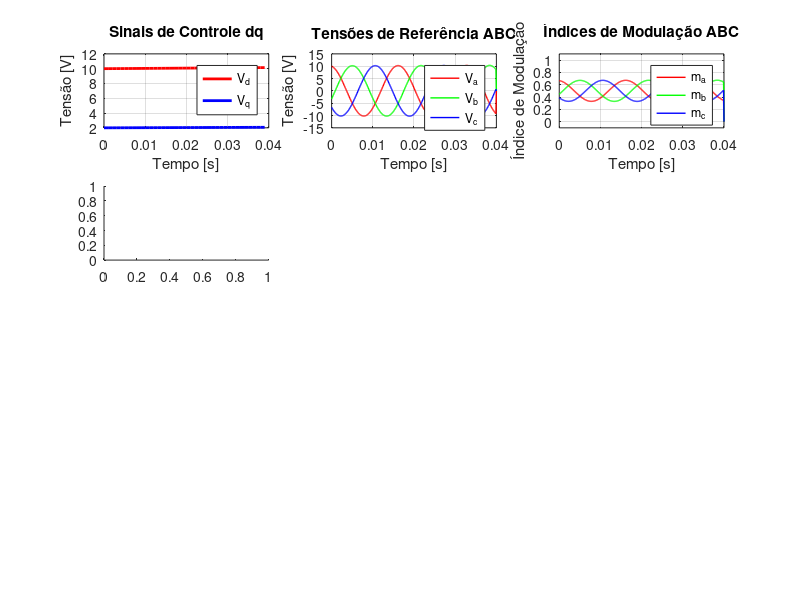

Recreate this plot in MATLAB. (Note: this script raises an error after producing the figure.)
%% CÓDIGO COMPLETO CORRIGIDO - CONVERSÃO + PWM + CORRENTES
clear; clc; close all;

% Parâmetros do sistema
f = 60;              % Frequência fundamental [Hz]
f_pwm = 10000;       % Frequência PWM [Hz]  
f_control = 1000;    % Frequência controle [Hz]
Ts_pwm = 1/f_pwm;
Ts_control = 1/f_control;
Tsim = 0.04;         % Tempo de simulação [s]

Vdc = 60;            % Tensão DC-link [V]
omega = 2*pi*f;      % Frequência angular

% Matriz de Clarke inversa
K_inv = [1, 0; -1/2, sqrt(3)/2; -1/2, -sqrt(3)/2];

% Vetores de tempo
t = 0:Ts_pwm:Tsim;
N = length(t);

% Inicializar arrays
u_d_array = 10 + 3*sin(2*pi*2*t(1:floor(Tsim/Ts_control))); % Exemplo Vd
u_q_array = 2 + 1*sin(2*pi*3*t(1:floor(Tsim/Ts_control)));  % Exemplo Vq

va_ref = zeros(1,N); vb_ref = zeros(1,N); vc_ref = zeros(1,N);
ma = zeros(1,N); mb = zeros(1,N); mc = zeros(1,N);
ga = zeros(1,N); gb = zeros(1,N); gc = zeros(1,N);

% Portadora triangular
carrier = sawtooth(2*pi*f_pwm*t + pi/2, 0.5);

fprintf('=== INICIANDO SIMULAÇÃO ===\n');
fprintf('Tempo total: %.0f ms\n', Tsim*1000);
fprintf('Amostras PWM: %d\n', N);
fprintf('Amostras controle: %d\n', length(u_d_array));

%% CONVERSÃO + PWM (CÓDIGO CORRIGIDO)
ind = length(u_d_array);

for k = 1:ind
    u_d = u_d_array(k);
    u_q = u_q_array(k);
    t_start = (k-1)*Ts_control;
    t_end = min(k*Ts_control, Tsim);
    idxs = find(t >= t_start & t < t_end);
    
    for jj = 1:length(idxs)
        ti = t(idxs(jj));
        theta = omega * ti;
        
        % 1. Inverse Park (dq → αβ)
        v_alpha = cos(theta)*u_d - sin(theta)*u_q;
        v_beta  = sin(theta)*u_d + cos(theta)*u_q;
        
        % 2. Inverse Clarke (αβ → abc)
        vabc = K_inv * [v_alpha; v_beta];
        va = vabc(1); vb = vabc(2); vc = vabc(3);
        
        % 3. CORREÇÃO CRÍTICA: Normalização para modulação 0-1
        % Para SPWM com offset, precisamos garantir 0 ≤ m ≤ 1
        ma_i = (va / (Vdc/2) + 1) / 2;  % Normaliza para [0,1]
        mb_i = (vb / (Vdc/2) + 1) / 2;
        mc_i = (vc / (Vdc/2) + 1) / 2;
        
        % 4. Saturação rigorosa entre 0 e 1
        ma_i = max(min(ma_i, 1), 0);
        mb_i = max(min(mb_i, 1), 0); 
        mc_i = max(min(mc_i, 1), 0);
        
        % 5. Armazenar valores
        va_ref(idxs(jj)) = va;
        vb_ref(idxs(jj)) = vb; 
        vc_ref(idxs(jj)) = vc;
        ma(idxs(jj)) = ma_i;
        mb(idxs(jj)) = mb_i;
        mc(idxs(jj)) = mc_i;
        
        % 6. Geração PWM (comparação com portadora 0-1)
        carrier_val = (carrier(idxs(jj)) + 1) / 2;  % Portadora em [0,1]
        ga(idxs(jj)) = ma_i > carrier_val;
        gb(idxs(jj)) = mb_i > carrier_val;
        gc(idxs(jj)) = mc_i > carrier_val;
    end
    
    if mod(k, 10) == 0
        fprintf('Processado: %.1f%%\n', (k/ind)*100);
    end
end

fprintf('Conversão e PWM concluídos!\n');

%% SIMULAÇÃO DAS CORRENTES
fprintf('\n=== SIMULANDO CORRENTES ===\n');

% Parâmetros da carga
R_load = 10;     % Resistência [Ω]
L_load = 0.01;   % Indutância [H]

% Tensões de fase do conversor
V_an = (ga - 1/3) * Vdc;  % Tensão fase A-neutro
V_bn = (gb - 1/3) * Vdc;  % Tensão fase B-neutro  
V_cn = (gc - 1/3) * Vdc;  % Tensão fase C-neutro

% Simulação das correntes (modelo simplificado)
I_a = zeros(1,N);
I_b = zeros(1,N); 
I_c = zeros(1,N);

% Filtro para suavizar as correntes
[b, a] = butter(2, 2*pi*500/(f_pwm/2));

I_a_filtered = filter(b, a, V_an) / R_load;
I_b_filtered = filter(b, a, V_bn) / R_load;
I_c_filtered = filter(b, a, V_cn) / R_load;

fprintf('Correntes simuladas!\n');

%% VERIFICAÇÃO DOS ÍNDICES DE MODULAÇÃO
fprintf('\n=== VERIFICAÇÃO DOS ÍNDICES DE MODULAÇÃO ===\n');

fprintf('Índices de modulação:\n');
fprintf('ma: [%.3f, %.3f] ✓\n', min(ma), max(ma));
fprintf('mb: [%.3f, %.3f] ✓\n', min(mb), max(mb)); 
fprintf('mc: [%.3f, %.3f] ✓\n', min(mc), max(mc));

if all(ma >= 0 & ma <= 1) && all(mb >= 0 & mb <= 1) && all(mc >= 0 & mc <= 1)
    fprintf('✅ TODOS os índices entre 0 e 1!\n');
else
    fprintf('❌ ALGUM índice fora do range [0,1]!\n');
end

%% PLOTAGEM COMPLETA DOS RESULTADOS
fprintf('\n=== GERANDO GRÁFICOS ===\n');

figure('Position', [50, 50, 1400, 1000]);

% 1. Sinais de controle dq
subplot(4,3,1);
t_control_plot = 0:Ts_control:(length(u_d_array)-1)*Ts_control;
plot(t_control_plot, u_d_array, 'r-', 'LineWidth', 2); hold on;
plot(t_control_plot, u_q_array, 'b-', 'LineWidth', 2);
title('Sinais de Controle dq');
xlabel('Tempo [s]');
ylabel('Tensão [V]');
legend('V_d', 'V_q', 'Location', 'best');
grid on;

% 2. Tensões de referência abc
subplot(4,3,2);
plot(t, va_ref, 'r-', 'LineWidth', 1); hold on;
plot(t, vb_ref, 'g-', 'LineWidth', 1);
plot(t, vc_ref, 'b-', 'LineWidth', 1);
title('Tensões de Referência ABC');
xlabel('Tempo [s]');
ylabel('Tensão [V]');
legend('V_a', 'V_b', 'V_c', 'Location', 'best');
grid on;

% 3. Índices de modulação
subplot(4,3,3);
plot(t, ma, 'r-', 'LineWidth', 1); hold on;
plot(t, mb, 'g-', 'LineWidth', 1);
plot(t, mc, 'b-', 'LineWidth', 1);
title('Índices de Modulação ABC');
xlabel('Tempo [s]');
ylabel('Índice de Modulação');
legend('m_a', 'm_b', 'm_c', 'Location', 'best');
grid on;
ylim([-0.1, 1.1]);

% 4. Verificação dos índices (histograma)
subplot(4,3,4);
histogram(ma, 20, 'FaceColor', 'r', 'FaceAlpha', 0.7); hold on;
histogram(mb, 20, 'FaceColor', 'g', 'FaceAlpha', 0.7);
histogram(mc, 20, 'FaceColor', 'b', 'FaceAlpha', 0.7);
title('Distribuição dos Índices de Modulação');
xlabel('Índice de Modulação');
ylabel('Frequência');
legend('m_a', 'm_b', 'm_c', 'Location', 'best');
grid on;
xlim([-0.1, 1.1]);

% 5. PWM e portadora (zoom)
subplot(4,3,5);
t_zoom = t(t < 0.002);
idx_zoom = 1:length(t_zoom);
plot(t_zoom, ma(idx_zoom), 'r-', 'LineWidth', 2); hold on;
plot(t_zoom, (carrier(idx_zoom)+1)/2, 'k--', 'LineWidth', 1);
plot(t_zoom, ga(idx_zoom), 'b-', 'LineWidth', 1);
title('PWM - Modulante vs Portadora (Zoom)');
xlabel('Tempo [s]');
ylabel('Amplitude');
legend('m_a', 'Portadora', 'PWM_A', 'Location', 'best');
grid on;

% 6. Sinais PWM
subplot(4,3,6);
t_zoom = t(t < 0.005);
idx_zoom = 1:length(t_zoom);
plot(t_zoom, ga(idx_zoom), 'r-', 'LineWidth', 1); hold on;
plot(t_zoom, gb(idx_zoom), 'g-', 'LineWidth', 1);
plot(t_zoom, gc(idx_zoom), 'b-', 'LineWidth', 1);
title('Sinais PWM Gerados (Zoom)');
xlabel('Tempo [s]');
ylabel('Estado (0/1)');
legend('PWM_A', 'PWM_B', 'PWM_C', 'Location', 'best');
grid on;
ylim([-0.1, 1.1]);

% 7. Correntes de saída (zoom inicial)
subplot(4,3,7);
t_zoom = t(t < 0.01);
idx_zoom = 1:length(t_zoom);
plot(t_zoom, I_a_filtered(idx_zoom), 'r-', 'LineWidth', 1); hold on;
plot(t_zoom, I_b_filtered(idx_zoom), 'g-', 'LineWidth', 1);
plot(t_zoom, I_c_filtered(idx_zoom), 'b-', 'LineWidth', 1);
title('Correntes de Saída (Zoom Inicial)');
xlabel('Tempo [s]');
ylabel('Corrente [A]');
legend('I_a', 'I_b', 'I_c', 'Location', 'best');
grid on;

% 8. Correntes de saída (todo o tempo)
subplot(4,3,8);
plot(t, I_a_filtered, 'r-', 'LineWidth', 1); hold on;
plot(t, I_b_filtered, 'g-', 'LineWidth', 1);
plot(t, I_c_filtered, 'b-', 'LineWidth', 1);
title('Correntes de Saída (Tempo Total)');
xlabel('Tempo [s]');
ylabel('Corrente [A]');
legend('I_a', 'I_b', 'I_c', 'Location', 'best');
grid on;

% 9. Espectro das correntes
subplot(4,3,9);
N_fft = 2^nextpow2(length(I_a_filtered));
f_axis = (0:N_fft-1) * f_pwm / N_fft;
I_a_fft = fft(I_a_filtered, N_fft);
plot(f_axis(1:N_fft/2), abs(I_a_fft(1:N_fft/2)), 'r-', 'LineWidth', 1);
title('Espectro da Corrente Fase A');
xlabel('Frequência [Hz]');
ylabel('Magnitude');
xlim([0, 2000]);
grid on;

% 10. Transformada das correntes para dq
subplot(4,3,10);
Id_measured = zeros(1, ind);
Iq_measured = zeros(1, ind);

for k = 1:ind
    t_mid = (k-0.5)*Ts_control;
    idx_mid = find(t >= t_mid, 1);
    if ~isempty(idx_mid) && idx_mid <= length(I_a_filtered)
        theta_k = omega * t_mid;
        % Transformada Park das correntes medidas
        Id_measured(k) = (2/3) * (I_a_filtered(idx_mid)*cos(theta_k) + ...
                                 I_b_filtered(idx_mid)*cos(theta_k - 2*pi/3) + ...
                                 I_c_filtered(idx_mid)*cos(theta_k - 4*pi/3));
        Iq_measured(k) = (2/3) * (-I_a_filtered(idx_mid)*sin(theta_k) - ...
                                 I_b_filtered(idx_mid)*sin(theta_k - 2*pi/3) - ...
                                 I_c_filtered(idx_mid)*sin(theta_k - 4*pi/3));
    end
end

plot(t_control_plot, Id_measured, 'r-', 'LineWidth', 2); hold on;
plot(t_control_plot, Iq_measured, 'b-', 'LineWidth', 2);
title('Correntes Medidas nos Eixos dq');
xlabel('Tempo [s]');
ylabel('Corrente [A]');
legend('I_d medido', 'I_q medido', 'Location', 'best');
grid on;

% 11. Comparação referência vs medida
subplot(4,3,11);
% Criar referências de corrente baseadas nas tensões de controle
Id_ref = u_d_array / R_load;  % Simplificação
Iq_ref = u_q_array / R_load;

plot(t_control_plot, Id_ref, 'r--', 'LineWidth', 2); hold on;
plot(t_control_plot, Id_measured, 'r-', 'LineWidth', 1);
plot(t_control_plot, Iq_ref, 'b--', 'LineWidth', 2);
plot(t_control_plot, Iq_measured, 'b-', 'LineWidth', 1);
title('Comparação: Referência vs Medida');
xlabel('Tempo [s]');
ylabel('Corrente [A]');
legend('I_d ref', 'I_d med', 'I_q ref', 'I_q med', 'Location', 'best');
grid on;

% 12. Resumo
subplot(4,3,12);
text(0.1, 0.9, 'RESUMO DA SIMULAÇÃO', 'FontSize', 12, 'FontWeight', 'bold');
text(0.1, 0.7, sprintf('Tempo: %.0f ms', Tsim*1000));
text(0.1, 0.6, sprintf('PWM: %.1f kHz', f_pwm/1000));
text(0.1, 0.5, sprintf('Controle: %.0f Hz', f_control));
text(0.1, 0.4, sprintf('m_a: [%.3f, %.3f]', min(ma), max(ma)));
text(0.1, 0.3, sprintf('m_b: [%.3f, %.3f]', min(mb), max(mb)));
text(0.1, 0.2, sprintf('m_c: [%.3f, %.3f]', min(mc), max(mc)));
text(0.1, 0.1, sprintf('I_max: %.2f A', max([I_a_filtered, I_b_filtered, I_c_filtered])));
axis off;

fprintf('\n✅ SIMULAÇÃO CONCLUÍDA COM SUCESSO!\n');
